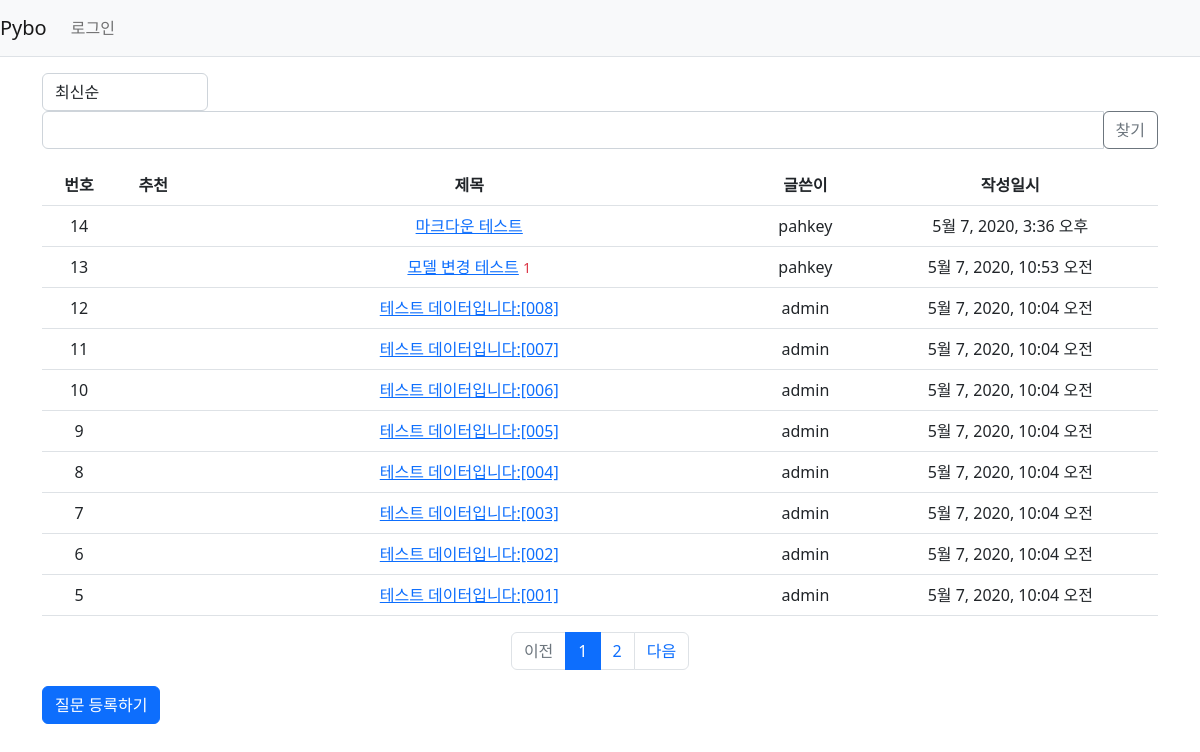
Page /pybo/ on the earlier database version.
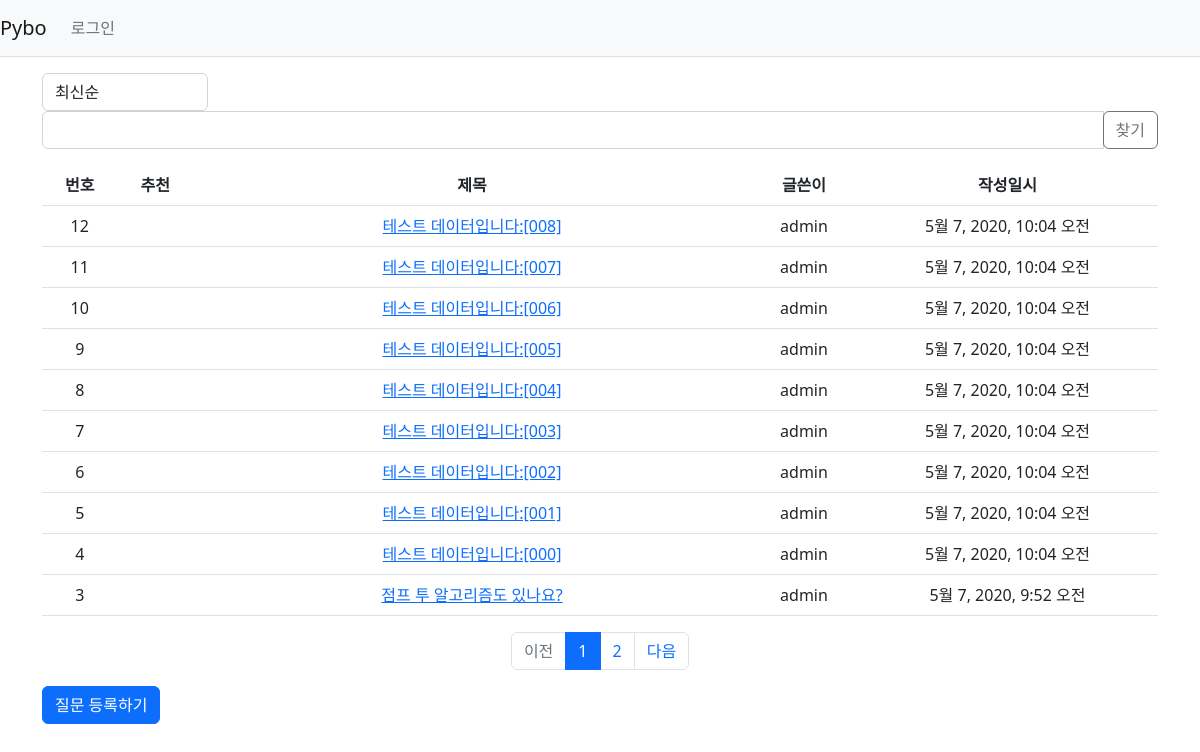
Same page on the later database version.
### pybo/models.py (models this page shows, shortened)
class Question(models.Model):
    author = models.ForeignKey(User, on_delete=models.CASCADE, related_name='author_question')
    subject = models.CharField(max_length=200)
    content = models.TextField()
    create_date = models.DateTimeField()
    modify_date = models.DateTimeField(null=True, blank=True)
    voter = models.ManyToManyField(User, related_name='voter_question')

### pybo/views/base_views.py (the view, shortened to what this page needs)
# urls.py: path('', base_views.index, name='index'),  # '/' 에 해당되는 path
def index(request):
    page = request.GET.get('page', '1')  # 페이지
    kw = request.GET.get('kw', '')  # 검색어
    so = request.GET.get('so', 'recent')  # 정렬기준
    if so == 'recommend':
        question_list = Question.objects.annotate(num_voter=Count('voter')).order_by('-num_voter', '-create_date')
    elif so == 'popular':
        question_list = Question.objects.annotate(num_answer=Count('answer')).order_by('-num_answer', '-create_date')
    else:  # recent
        question_list = Question.objects.order_by('-create_date')
    paginator = Paginator(question_list, 10)  # 페이지당 10개씩 보여주기
    page_obj = paginator.get_page(page)
    context = {'question_list': page_obj, 'page': page, 'kw': kw, 'so': so}  # <------ so 추가
    return render(request, 'pybo/question_list.html', context)

### pybo/templatetags/pybo_filter.py (called while the page is built)
@register.filter
def sub(value, arg):
    return value - arg

### templates/pybo/question_list.html (shortened to what this page needs)
{% extends 'base.html' %}
{% load pybo_filter %}
{% block content %}
<div class="container my-3">
    <div class="row justify-content-between my-3">
        <div class="col-2">
            <select class="form-control so">
                <option value="recent" {% if so == 'recent' %}selected{% endif %}>최신순</option>
            </select>
        </div>
        <div class="col-4 input-group">
            <input type="text" class="form-control kw" value="{{ kw|default_if_none:'' }}">
            <div class="input-group-append">
                <button class="btn btn-outline-secondary" type="button" id="btn_search">찾기</button>
            </div>
        </div>
    </div>
    <table class="table">
        <thead>
        <tr class="text-center thead-dark">
            <th>번호</th>
            <th>추천</th>
            <th style="width:50%">제목</th>
            <th>글쓴이</th>
            <th>작성일시</th>
        </tr>
        </thead>
        <tbody>
        {% if question_list %}
        {% for question in question_list %}
        <tr class="text-center">
            <td>
                {{ question_list.paginator.count|sub:question_list.start_index|sub:forloop.counter0|add:1 }}
            </td>
            <td>
                {% if question.voter.all.count > 0 %}
                <span class="badge badge-warning px-2 py-1">{{ question.voter.all.count }}</span>
                {% endif %}
            </td>
            <td class="text-left">
                <a href="{% url 'pybo:detail' question.id %}">{{ question.subject }}</a>
                {% if question.answer_set.count > 0 %}
                <span class="text-danger small ml-2">{{ question.answer_set.count }}</span>
                {% endif %}
            </td>
            <td>{{ question.author.username }}</td>
            <td>{{ question.create_date }}</td>
        </tr>
        {% endfor %}
        {% else %}
        <tr>
            <td colspan="3">질문이 없습니다.</td>
        </tr>
        {% endif %}
        </tbody>
    </table>
    <ul class="pagination justify-content-center">
        {% if question_list.has_previous %}
        <li class="page-item">
            <a class="page-link" data-page="{{ question_list.previous_page_number }}" href="#">이전</a>
        </li>
        {% else %}
        <li class="page-item disabled">
            <a class="page-link" tabindex="-1" aria-disabled="true" href="#">이전</a>
        </li>
        {% endif %}
        {% for page_number in question_list.paginator.page_range %}
        {% if page_number >= question_list.number|add:-5 and page_number <= question_list.number|add:5 %}
            {% if page_number == question_list.number %}
            <li class="page-item active" aria-current="page">
                <a class="page-link" data-page="{{ page_number }}" href="#">{{ page_number }}</a>
            </li>
            {% else %}
            <li class="page-item">
                <a class="page-link" data-page="{{ page_number }}" href="#">{{ page_number }}</a>
            </li>
            {% endif %}
        {% endif %}
        {% endfor %}
        {% if question_list.has_next %}
        <li class="page-item">
            <a class="page-link" data-page="{{ question_list.next_page_number }}" href="#">다음</a>
        </li>
        {% else %}
        <li class="page-item disabled">
            <a class="page-link" tabindex="-1" aria-disabled="true" href="#">다음</a>
        </li>
        {% endif %}
    </ul>
    <a href="{% url 'pybo:question_create' %}" class="btn btn-primary">질문 등록하기</a>
</div>
{% endblock %}

### templates/base.html (shortened to what this page needs)
{% load static %}
<!doctype html>
<html lang="ko">
<head>
    <link rel="stylesheet" type="text/css" href="{% static 'bootstrap.min.css' %}">
    <link rel="stylesheet" type="text/css" href="{% static 'style.css' %}">
</head>
<body>
{% include "navbar.html" %}
{% block content %}
{% endblock %}
</body>
</html>

### templates/navbar.html (shortened to what this page needs)
<nav class="navbar navbar-expand-lg navbar-light bg-light border-bottom">
    <a class="navbar-brand" href="{% url 'pybo:index' %}">Pybo</a>
    <div class="collapse navbar-collapse flex-grow-0" id="navbarNav">
        <ul class="navbar-nav">
            <li class="nav-item ">
                {% if user.is_authenticated %}
                <a class="nav-link" href="{% url 'common:logout' %}">{{ user.username }} (로그아웃)</a>
                {% else %}
                <a class="nav-link" href="{% url 'common:login' %}">로그인</a>
                {% endif %}
            </li>
        </ul>
    </div>
</nav>

Differences in the rows shown:
removed Question: paginator.count|sub "14", subject "마크다운 테스트", author.username "pahkey", create_date "5월 7, 2020, 3:36 오후"
removed Question: paginator.count|sub "13", subject "모델 변경 테스트", answer_set.count "1", author.username "pahkey", create_date "5월 7, 2020, 10:53 오전"
now on this page (row unchanged): Question: paginator.count|sub "4", subject "테스트 데이터입니다:[000]", author.username "admin", create_date "5월 7, 2020, 10:04 오전"
now on this page (row unchanged): Question: paginator.count|sub "3", subject "점프 투 알고리즘도 있나요?", author.username "admin", create_date "5월 7, 2020, 9:52 오전"
